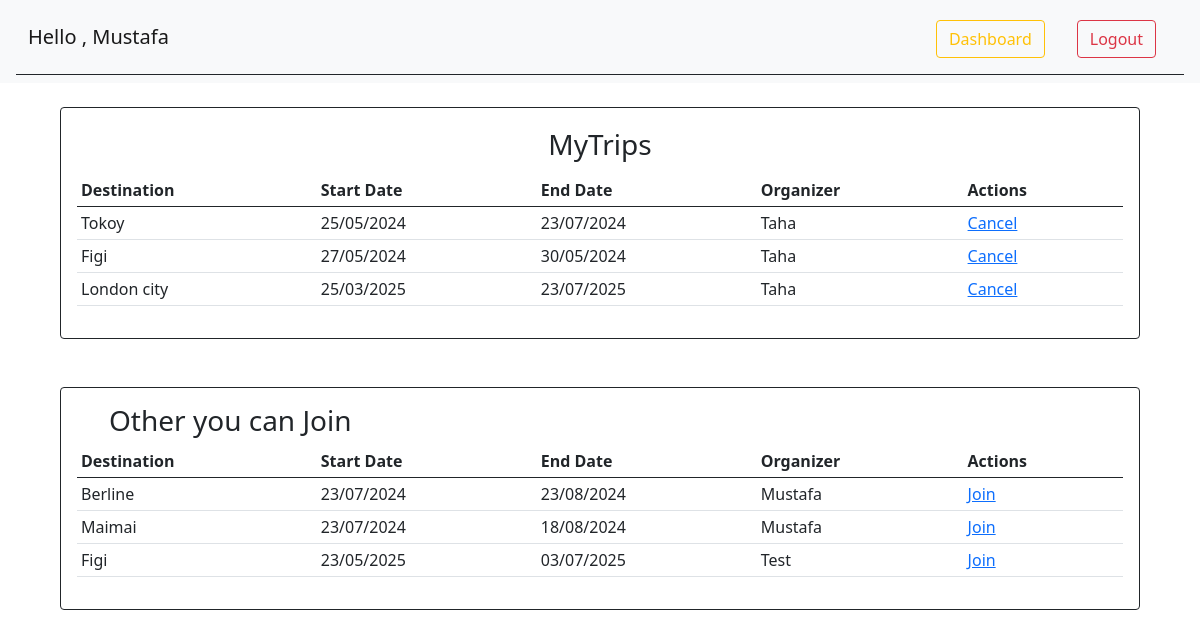
The app's page /trips/mytrip (signed in) with its own data.
### exam_app/models.py (models this page shows)
class User(models.Model):
    first_name = models.CharField(max_length=45)
    last_name = models.CharField(max_length=45)
    email = models.CharField(max_length=127)
    password = models.CharField(max_length=50)
    birthday = models.DateField(null=True)
    created_at = models.DateTimeField(auto_now_add=True)
    updated_at = models.DateTimeField(auto_now=True)
    objects = UserManager()

class Trip(models.Model):
    destination = models.CharField(max_length=255)
    start_date = models.DateField()
    end_date = models.DateField()
    desc = models.TextField()
    created_by = models.ForeignKey(User,related_name="created_trips",on_delete=models.CASCADE)
    travelers = models.ManyToManyField(User,related_name="trips")
    created_at = models.DateTimeField(auto_now_add=True)
    updated_at = models.DateTimeField(auto_now=True)
    objects = TripManager()

### exam_app/views.py (the view)
# urls.py: path('trips/mytrip',views.show_mytrip),
def show_mytrip(request):
    if  not 'userID' in request.session :
        return redirect('exam:main_page')
    userID = int(request.session['userID'])
    user = User.objects.get(id=userID)
    user_trips = user.trips.all().values('id')
    ex_trips = Trip.objects.exclude( id__in=user_trips)
    data = {
        'user': User.objects.get(id=userID),
        'ex_trips': ex_trips,
    }
    return render(request,'show_mytrip.html',data)

### exam_app/templates/show_mytrip.html (shortened to what this page needs)
<!DOCTYPE html>
<html lang="en">
<head>
    <link href="https://cdn.jsdelivr.net/npm/bootstrap@5.0.2/dist/css/bootstrap.min.css" rel="stylesheet"
>
    {%load static %}
    <link rel="stylesheet" href="{%static 'css/mainPage_style.css'%}">
</head>
<body>
    <nav class="navbar navbar-expand-lg navbar-light bg-light ">
        <div class="container-fluid mt-1 mx-3 pt-1 pb-3 border-bottom border-dark">
            <a class="navbar-brand" href="/main_page">Hello , {{user.first_name}}</a>
            <div class="d-flex  align-items-center justify-content-end mt-1">
                <form action='/' class="  mx-3">
                    <button class="mybtn btn btn-outline-warning" type="submit">Dashboard</button>
                </form>
                <form action='/logout' class="  mx-3">
                    <button class="mybtn btn btn-outline-danger" type="submit">Logout</button>
                </form>
            </div>
    </nav>
    <div class="row justify-content-center mt-4 mx-5">
        <div class="col-md-12">
            <div class="card  border-dark ">
                <div class="card-body">
                    <h3 class="card-title py-1 px-4 mx-2 text-center "> MyTrips</h3>
                    <table class="table table-sm">
                        <thead>
                            <tr>
                                <th>Destination</th>
                                <th>Start Date</th>
                                <th>End Date</th>
                                <th>Organizer</th>
                                <th>Actions</th>
                            </tr>
                        </thead>
                        <tbody>
                            {%for trip in user.trips.all%}
                            <tr>
                                <td>{{trip.destination}}</td>
                                <td>{{trip.start_date|date:"d/m/Y"}}</td>
                                <td>{{trip.end_date|date:"d/m/Y"}}</td>
                                <td>{{trip.created_by.first_name}}</td>
                                <td><a href="/trips/cancel/{{trip.id}}">Cancel</a></td>
                            </tr>
                            {%endfor%}
                        </tbody>
                    </table>
                </div>
            </div>
        </div>
    </div>
    <div class="row justify-content-center mt-5 mx-5">
        <div class="col-md-12">
            <div class="card border-dark">
                <div class="card-body ">
                    <h3 class="card-title   px-4 mx-2 "> Other you can Join</h3>
                    <table class="table table-sm">
                        <thead>
                            <tr>
                                <th>Destination</th>
                                <th>Start Date</th>
                                <th>End Date</th>
                                <th>Organizer</th>
                                <th>Actions</th>
                            </tr>
                        </thead>
                        <tbody>
                            {%for trip in ex_trips.all%}
                            <tr>
                                <td>{{trip.destination}}</td>
                                <td>{{trip.start_date|date:"d/m/Y"}}</td>
                                <td>{{trip.end_date|date:"d/m/Y"}}</td>
                                <td>{{trip.created_by.first_name}}</td>
                                <td><a href="/trips/join/{{trip.id}}">Join</a></td>
                            </tr>
                            {%endfor%}
                        </tbody>
                    </table>
                </div>
            </div>
        </div>
    </div>
</body>
</html>

### exam_app/static/css/mainPage_style.css (style rules this page uses)
* { padding: 0px; margin: 0px; }

### records on screen
User: first_name "Mustafa"
Trip: destination "Tokoy", start_date "25/05/2024", end_date "23/07/2024", created_by.first_name "Taha"
Trip: destination "Figi", start_date "27/05/2024", end_date "30/05/2024", created_by.first_name "Taha"
Trip: destination "London city", start_date "25/03/2025", end_date "23/07/2025", created_by.first_name "Taha"
Trip: destination "Berline", start_date "23/07/2024", end_date "23/08/2024", created_by.first_name "Mustafa"
Trip: destination "Maimai", start_date "23/07/2024", end_date "18/08/2024", created_by.first_name "Mustafa"
Trip: destination "Figi", start_date "23/05/2025", end_date "03/07/2025", created_by.first_name "Test"
